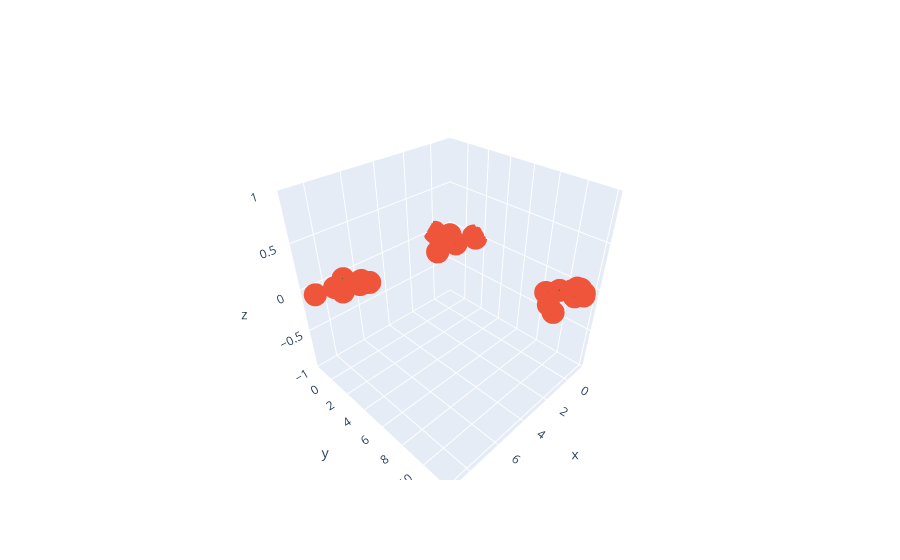
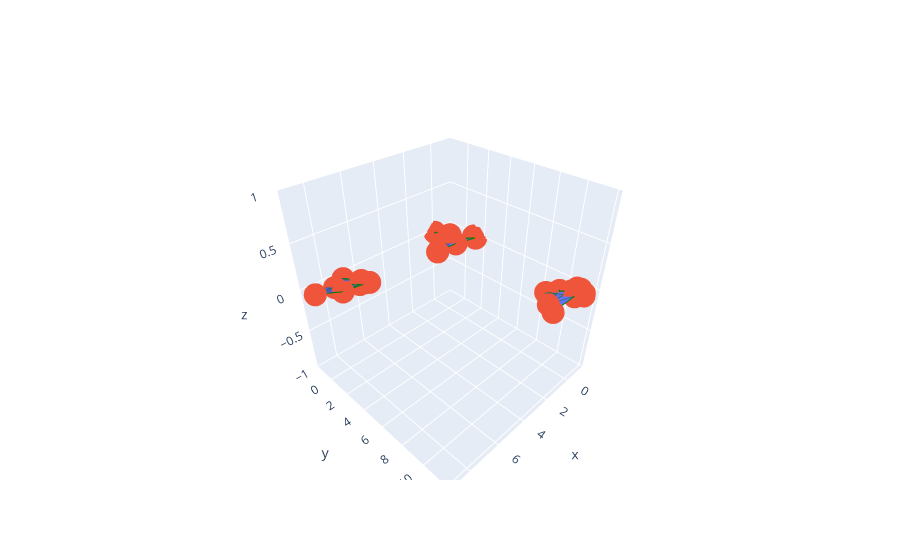
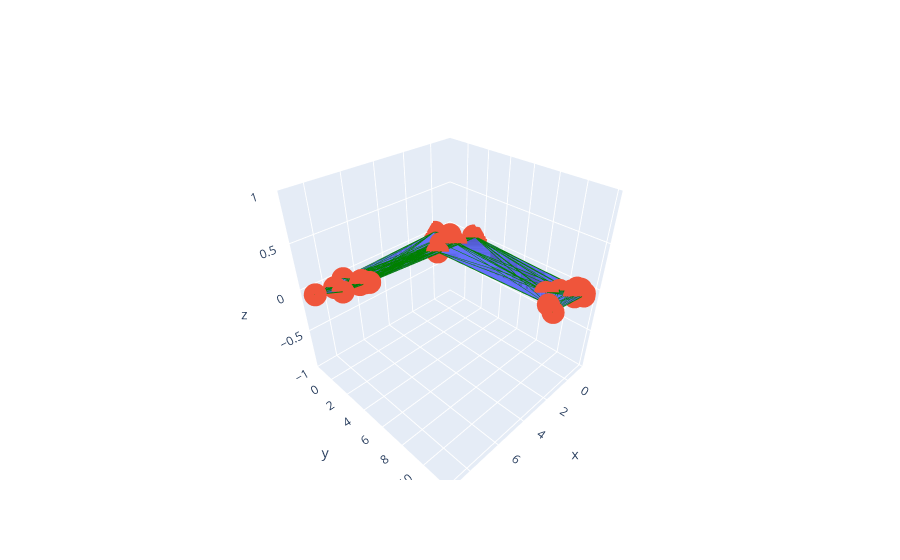

The code cell stored with these charts, in order, in its notebook:
### Markdown cell above
### Ejemplo:

Realiza el plot del complejo de Rips del conjunto de datos $X,$ utilizando diferentes radios: 
1. $r=1.$
2. $r=2.$
3. $r=10.$

Dependiendo de los radios, ¿qué observas? ¿Qué puedes decir de la base de datos (propiedades topológicas)?

A medida que vamos aumentando los radios, observamos que algunas propiedades no se conservan a medida que el radio aumenta. De hecho, al final se genera una sola componente conexa.

### Code cell
rips_graph(Xaug, 1)
rips_graph(Xaug, 2)
rips_graph(Xaug, 10)
